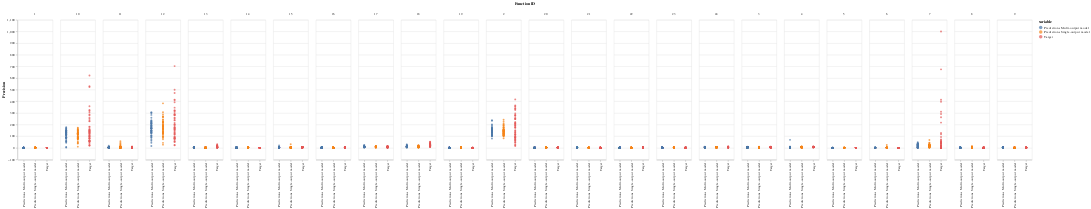

Here is the notebook cell this chart was saved with:
### Code cell
alt.Chart(
    single_multi_precision_df_melted
).mark_circle(
).encode(
    alt.X('variable:N', title=''),
    alt.Y('Precision:Q'),
    column='Function ID:N',
    color='variable:N'
).properties(
    width = 100,
    height = 400
)

### Figure 1 — Vega-Lite specification as saved in the notebook (floating-point values rounded to 4 significant figures; data arrays with more than 128 entries replaced by an {"elided": "..."} marker saying what was removed)
{"config": {"view": {"continuousWidth": 400, "continuousHeight": 300}}, "data": {"name": "data-a32cd5284af2cefa568b499ce3bc805d"}, "mark": "circle", "encoding": {"color": {"type": "nominal", "field": "variable"}, "column": {"type": "nominal", "field": "Function ID"}, "x": {"type": "nominal", "field": "variable", "title": ""}, "y": {"type": "quantitative", "field": "Precision"}}, "height": 400, "width": 100, "$schema": "https://vega.github.io/schema/vega-lite/v4.8.1.json", "datasets": {"data-a32cd5284af2cefa568b499ce3bc805d": {"elided": "3600 records"}}}
